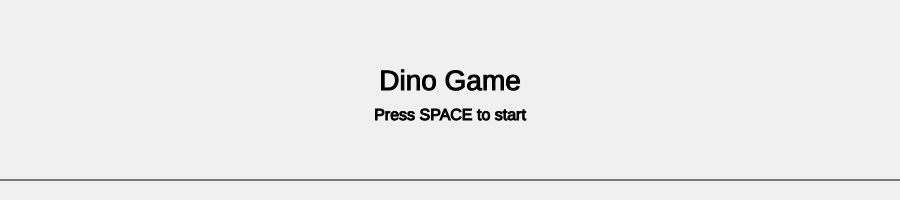
Frame 1 (no input)
Frame 60 (no input): identical to frame 1, image omitted
Frame 120 (the mouse pressed at the canvas centre since frame 60): identical to frame 1, image omitted

The p5.js sketch that drew this single still picture (run headless with seeded random() and noise() and a simulated clock; from frame 60 on, the mouse is pressed at the canvas centre):

// p5.js sketch
// ── sketch.js
let dino;
let obstacles = [];
let gravity = 0.8;
let score = 0;

let state = "start"; // "start", "playing", "gameover"
let spawnTimer = 0;

function setup() {
  createCanvas(900, 200);
  dino = new Dino();
}

function draw() {
  background(240);
  
  if (justRestarted) {
    justRestarted = false;
  }

  // Ground
  stroke(0);
  line(0, height - 20, width, height - 20);

  if (state === "start") {
    showStartScreen();
    return;
  }

  if (state === "playing") {
    runGame();
  }

  if (state === "gameover") {
    showGameOver();
  }

  // Score
  textSize(16);
  textAlign(LEFT);
  fill(0);
  text("Score: " + score, 10, 20);
}

function showStartScreen() {
  textAlign(CENTER);
  fill(0);

  textSize(28);
  text("Dino Game", width / 2, height / 2 - 10);

  textSize(16);
  text("Press SPACE to start", width / 2, height / 2 + 20);
}

function runGame() {
  dino.update();
  dino.show();

  // Spawn obstacles
  spawnTimer++;
  if (spawnTimer > 90) {
    obstacles.push(new Obstacle());
    spawnTimer = 0;
  }

  // Obstacles
  for (let i = obstacles.length - 1; i >= 0; i--) {
    obstacles[i].update();
    obstacles[i].show();

    if (dino.hits(obstacles[i])) {
      state = "gameover";
    }

    if (obstacles[i].offscreen()) {
      obstacles.splice(i, 1);
      score++;
    }
  }
}

function showGameOver() {
  textAlign(CENTER);
  fill(0);

  textSize(32);
  text("Game Over", width / 2, height / 2 - 10);

  textSize(16);
  text("Press SPACE to restart", width / 2, height / 2 + 20);
}

let justRestarted = false;

function keyPressed() {
  if (key === ' ') {
    if (state === "start") {
      state = "playing";
    } 
    else if (state === "playing") {
      if (!justRestarted) dino.jump();
    } 
    else if (state === "gameover") {
      resetGame();
      state = "playing";
      justRestarted = true;
    }
  }
}

function resetGame() {
  obstacles = [];
  score = 0;
  spawnTimer = 0;
  dino = new Dino();
}

// Dino class
class Dino {
  constructor() {
    this.size = 30;
    this.bottom = this.size + 20;
    this.x = 50;
    this.y = height - (this.bottom);
    this.vy = 0;
    
  }

  jump() {
    if (this.y >= height - this.bottom) {
      this.vy = -12;
    }
  }

  update() {
    this.y += this.vy;
    this.vy += gravity;

    if (this.y > height - this.bottom) {
      this.y = height - this.bottom;
      this.vy = 0;
    }
  }

  show() {
    fill(50);
    rect(this.x, this.y, this.size, this.size);
  }

  hits(obstacle) {
    return (
      this.x < obstacle.x + obstacle.w &&
      this.x + this.size > obstacle.x &&
      this.y < obstacle.y + obstacle.h &&
      this.y + this.size > obstacle.y
    );
  }
}

// Obstacle class
class Obstacle {
  constructor() {
    this.w = 10;
    this.h = random(20, 40);
    this.x = width;
    this.y = height - 20 - this.h;
    this.speed = 6;
  }

  update() {
    this.x -= this.speed;
  }

  show() {
    fill(0);
    rect(this.x, this.y, this.w, this.h);
  }

  offscreen() {
    return this.x < -this.w;
  }
}
